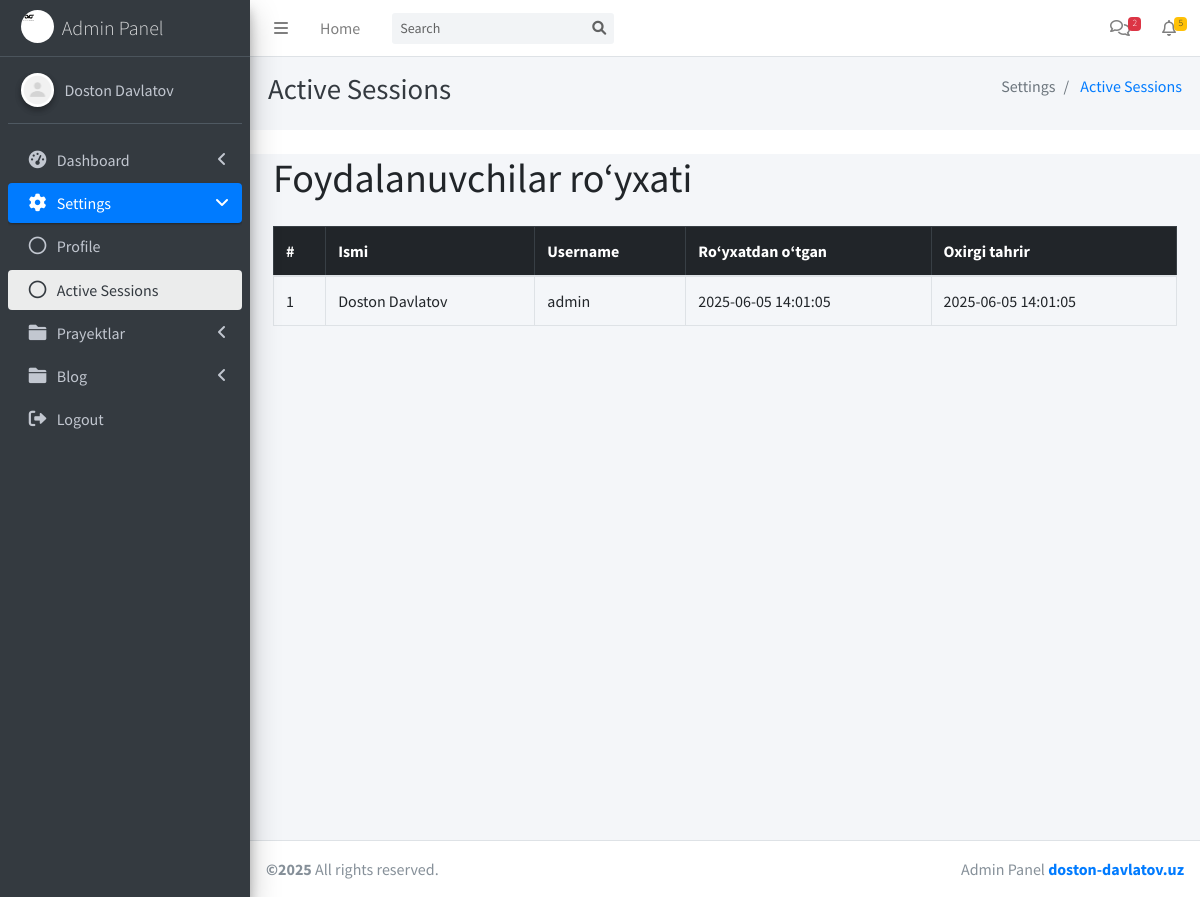
The app's page /active_sessions.php (signed in) with its own data.
### tables this page shows
CREATE TABLE users (
    id INT AUTO_INCREMENT PRIMARY KEY,
    name VARCHAR(100) NOT NULL,
    username VARCHAR(50) UNIQUE NOT NULL,
    password VARCHAR(255) NOT NULL,
    created_at TIMESTAMP DEFAULT CURRENT_TIMESTAMP,
    updated_at TIMESTAMP DEFAULT CURRENT_TIMESTAMP ON UPDATE CURRENT_TIMESTAMP
);

### config.php (called while the page is built, shortened)
<?php
class Database
{
    private $conn;
    public function __construct()
    {
        $this->conn = new mysqli(DB_SERVER, DB_USERNAME, DB_PASSWORD, DB_NAME);
    }
    public function executeQuery($sql, $params = [], $types = "")
    {
        $result = $this->conn->prepare($sql);
        if (!$result->execute()) {
            return "Execution error: " . $result->error;
        }
        return $result;
    }
}

### active_sessions.php (the view, shortened to what this page needs)
<?php
include './template/header.php';
include './config.php';
$db = new Database();
$sql = "SELECT id, name, username, created_at, updated_at FROM users ORDER BY created_at DESC";
$result = $db->executeQuery($sql)->get_result();
?>
<div class="container mt-4">
    <h1 class="mb-4">Foydalanuvchilar ro‘yxati</h1>
    <div class="table-responsive">
        <table class="table table-bordered table-hover">
            <thead class="table-dark">
                <tr>
                    <th>#</th>
                    <th>Ismi</th>
                    <th>Username</th>
                    <th>Ro‘yxatdan o‘tgan</th>
                    <th>Oxirgi tahrir</th>
                </tr>
            </thead>
            <tbody>
                <?php if ($result->num_rows > 0): ?>
                    <?php $i = 1; while ($row = $result->fetch_assoc()): ?>
                        <tr>
                            <td><?= $i++ ?></td>
                            <td><?= htmlspecialchars($row['name']) ?></td>
                            <td><?= htmlspecialchars($row['username']) ?></td>
                            <td><?= htmlspecialchars($row['created_at']) ?></td>
                            <td><?= htmlspecialchars($row['updated_at']) ?></td>
                        </tr>
                    <?php endwhile; ?>
                <?php else: ?>
                    <tr>
                        <td colspan="5" class="text-center">Foydalanuvchilar topilmadi.</td>
                    </tr>
                <?php endif; ?>
            </tbody>
        </table>
    </div>
</div>
<?php include './template/footer.php'; ?>

### records on screen
users: name "Doston Davlatov", username "admin", created_at "2025-06-05 14:01:05", updated_at "2025-06-05 14:01:05"

### other values on screen
$page_title "Active Sessions"
$item['title'] "Settings"
$item['title'] "Active Sessions"
$menuItem['menuTitle'] "Dashboard"
$menuItem['menuTitle'] "Settings"
$page['title'] "Profile"
$page['title'] "Active Sessions"
$menuItem['menuTitle'] "Prayektlar"
$menuItem['menuTitle'] "Blog"
